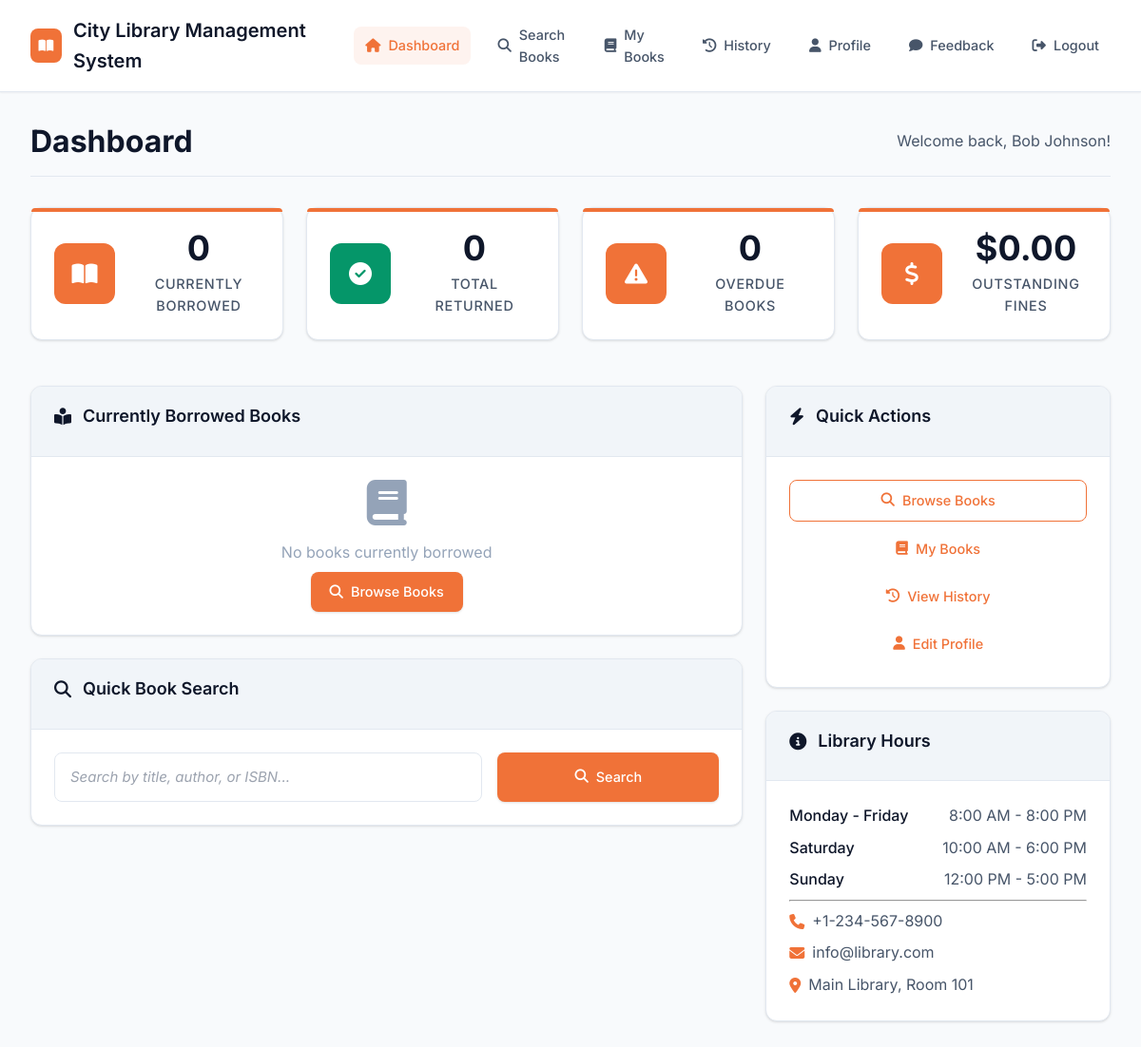
The app's page /student/dashboard.php (signed in) with its own data.
### tables this page shows
CREATE TABLE system_settings (
    setting_id INT PRIMARY KEY AUTO_INCREMENT,
    setting_key VARCHAR(100) UNIQUE NOT NULL,
    setting_value TEXT NOT NULL,
    description TEXT,
    created_at TIMESTAMP DEFAULT CURRENT_TIMESTAMP,
    updated_at TIMESTAMP DEFAULT CURRENT_TIMESTAMP ON UPDATE CURRENT_TIMESTAMP
);

CREATE TABLE users (
    user_id INT PRIMARY KEY AUTO_INCREMENT,
    name VARCHAR(100) NOT NULL,
    email VARCHAR(100) UNIQUE NOT NULL,
    password VARCHAR(255) NOT NULL,
    role VARCHAR(50) NOT NULL DEFAULT 'student',
    phone VARCHAR(20),
    address TEXT,
    registration_date DATE,
    status VARCHAR(20) DEFAULT 'active',
    created_at TIMESTAMP DEFAULT CURRENT_TIMESTAMP,
    updated_at TIMESTAMP DEFAULT CURRENT_TIMESTAMP ON UPDATE CURRENT_TIMESTAMP
);

### includes/functions.php (called while the page is built, shortened)
<?php
function getSetting($key, $default = '') {
    try {
        $pdo = getDB();
        $stmt = $pdo->prepare("SELECT setting_value FROM system_settings WHERE setting_key = ?");
        $stmt->execute([$key]);
        $result = $stmt->fetch(PDO::FETCH_ASSOC);
        return $result ? $result['setting_value'] : $default;
    } catch (Exception $e) {
        error_log("getSetting error for key '$key': " . $e->getMessage());
        return $default;
    }
}
function getUserIssuedBooks($userId, $status = 'issued') {
    try {
        $db = getDB();
        $sql = "SELECT ib.*, b.title, b.author, b.isbn
                FROM issued_books ib
                JOIN books b ON ib.book_id = b.book_id
                WHERE ib.user_id = :user_id AND ib.status = :status
                ORDER BY ib.issue_date DESC";
        $stmt = $db->prepare($sql);
        $stmt->bindParam(':user_id', $userId);
        $stmt->bindParam(':status', $status);
        $stmt->execute();
        return $stmt->fetchAll();
    } catch (Exception $e) {
        error_log("Get user issued books error: " . $e->getMessage());
        return [];
    }
}
?>

### includes/auth.php (called while the page is built, shortened)
<?php
function getCurrentUser() {
    try {
        $db = getDB();
        $stmt = $db->prepare("SELECT * FROM users WHERE user_id = ?");
        $stmt->execute([$_SESSION['user_id']]);
        $user = $stmt->fetch();
        if ($user) {
            $user['id'] = $user['user_id'];
            return $user;
        }
    } catch (Exception $e) {
        error_log("Get current user error: " . $e->getMessage());
    }
    return [
        'user_id' => $_SESSION['user_id'],
        'id' => $_SESSION['user_id'],
        'name' => $_SESSION['user_name'],
        'email' => $_SESSION['user_email'],
        'role' => $_SESSION['user_role']
    ];
}
?>

### student/dashboard.php (the view, shortened to what this page needs)
<?php
require_once '../includes/auth.php';
require_once '../includes/functions.php';
$currentUser = getCurrentUser();
$userId = $currentUser['id'];
$issuedBooks = getUserIssuedBooks($userId, 'issued');
$returnedBooks = getUserIssuedBooks($userId, 'returned');
$stats = [
    'books_issued' => count($issuedBooks),
    'books_returned' => count($returnedBooks),
    'overdue_books' => 0,
    'total_fine' => 0
];
?>
<!DOCTYPE html>
<html lang="en">
<head>
    <link rel="stylesheet" href="../assets/css/style.css">
    <link rel="stylesheet" href="https://cdnjs.cloudflare.com/ajax/libs/font-awesome/6.4.0/css/all.min.css">
</head>
<body>
    <div class="dashboard-container">
        <nav class="navbar">
            <div class="navbar-content">
                <a href="dashboard.php" class="navbar-brand">
                    <div class="logo">
                        <i class="fas fa-book-open"></i>
                    </div>
                    <?php echo htmlspecialchars(getSetting('library_name', 'Library MS')); ?>
                </a>
                <ul class="navbar-nav">
                    <li><a href="dashboard.php" class="nav-link active"><i class="fas fa-home"></i> Dashboard</a></li>
                    <li><a href="search-books.php" class="nav-link"><i class="fas fa-search"></i> Search Books</a></li>
                    <li><a href="my-books.php" class="nav-link"><i class="fas fa-book"></i> My Books</a></li>
                    <li><a href="history.php" class="nav-link"><i class="fas fa-history"></i> History</a></li>
                    <li><a href="profile.php" class="nav-link"><i class="fas fa-user"></i> Profile</a></li>
                    <li><a href="feedback.php" class="nav-link"><i class="fas fa-comment"></i> Feedback</a></li>
                    <li><a href="../includes/logout.php" class="nav-link"><i class="fas fa-sign-out-alt"></i> Logout</a></li>
                </ul>
            </div>
        </nav>
        <main class="main-content">
            <div class="page-header">
                <h1 class="page-title">Dashboard</h1>
                <p class="page-subtitle">Welcome back, <?php echo htmlspecialchars($currentUser['name']); ?>!</p>
            </div>
            <div class="row mb-4">
                <div class="col-md-3">
                    <div class="stats-card primary">
                        <div class="stats-icon">
                            <i class="fas fa-book-open"></i>
                        </div>
                        <div class="stats-content">
                            <div class="stats-number"><?php echo $stats['books_issued']; ?></div>
                            <div class="stats-label">Currently Borrowed</div>
                        </div>
                    </div>
                </div>
                <div class="col-md-3">
                    <div class="stats-card success">
                        <div class="stats-icon">
                            <i class="fas fa-check-circle"></i>
                        </div>
                        <div class="stats-content">
                            <div class="stats-number"><?php echo $stats['books_returned']; ?></div>
                            <div class="stats-label">Total Returned</div>
                        </div>
                    </div>
                </div>
                <div class="col-md-3">
                    <div class="stats-card <?php echo $stats['overdue_books'] > 0 ? 'danger' : 'info'; ?>">
                        <div class="stats-icon">
                            <i class="fas fa-exclamation-triangle"></i>
                        </div>
                        <div class="stats-content">
                            <div class="stats-number"><?php echo $stats['overdue_books']; ?></div>
                            <div class="stats-label">Overdue Books</div>
                        </div>
                    </div>
                </div>
                <div class="col-md-3">
                    <div class="stats-card <?php echo $stats['total_fine'] > 0 ? 'warning' : 'info'; ?>">
                        <div class="stats-icon">
                            <i class="fas fa-dollar-sign"></i>
                        </div>
                        <div class="stats-content">
                            <div class="stats-number">$<?php echo number_format($stats['total_fine'], 2); ?></div>
                            <div class="stats-label">Outstanding Fines</div>
                        </div>
                    </div>
                </div>
            </div>
            <div class="row">
                <div class="col-md-8">
                    <div class="card mb-4">
                        <div class="card-header">
                            <h3 class="card-title">
                                <i class="fas fa-book-reader"></i> Currently Borrowed Books
                            </h3>
                        </div>
                        <div class="card-body">
                            <?php if (empty($issuedBooks)): ?>
                                <div class="text-center py-4">
                                    <i class="fas fa-book fa-3x text-muted mb-3"></i>
                                    <p class="text-muted mb-2">No books currently borrowed</p>
                                    <a href="search-books.php" class="btn btn-primary">
                                        <i class="fas fa-search"></i> Browse Books
                                    </a>
                                </div>
                            <?php endif; ?>
                        </div>
                    </div>
                    <div class="card">
                        <div class="card-header">
                            <h3 class="card-title">
                                <i class="fas fa-search"></i> Quick Book Search
                            </h3>
                        </div>
                        <div class="card-body">
                            <form action="search-books.php" method="GET" class="search-form">
                                <div class="col-md-8">
                                    <input
                                        type="text"
                                        name="search"
                                        class="form-control"
                                        placeholder="Search by title, author, or ISBN..."
                                    >
                                </div>
                                <div class="col-md-4">
                                    <button type="submit" class="btn btn-primary">
                                        <i class="fas fa-search"></i> Search
                                    </button>
                                </div>
                            </form>
                        </div>
                    </div>
                </div>
                <div class="col-md-4">
                    <div class="card mb-4">
                        <div class="card-header">
                            <h4 class="card-title">
                                <i class="fas fa-bolt"></i> Quick Actions
                            </h4>
                        </div>
                        <div class="card-body">
                            <div class="d-grid gap-2">
                                <a href="search-books.php" class="btn btn-outline-primary">
                                    <i class="fas fa-search"></i> Browse Books
                                </a>
                                <a href="my-books.php" class="btn btn-outline-success">
                                    <i class="fas fa-book"></i> My Books
                                </a>
                                <a href="history.php" class="btn btn-outline-info">
                                    <i class="fas fa-history"></i> View History
                                </a>
                                <a href="profile.php" class="btn btn-outline-secondary">
                                    <i class="fas fa-user"></i> Edit Profile
                                </a>
                            </div>
                        </div>
                    </div>
                    <div class="card">
                        <div class="card-header">
                            <h4 class="card-title">
                                <i class="fas fa-info-circle"></i> Library Hours
                            </h4>
                        </div>
                        <div class="card-body">
                            <div class="library-hours">
                                <div class="hours-item">
                                    <span class="day">Monday - Friday</span>
                                    <span class="time">8:00 AM - 8:00 PM</span>
                                </div>
                                <div class="hours-item">
                                    <span class="day">Saturday</span>
                                    <span class="time">10:00 AM - 6:00 PM</span>
                                </div>
                                <div class="hours-item">
                                    <span class="day">Sunday</span>
                                    <span class="time">12:00 PM - 5:00 PM</span>
                                </div>
                            </div>
                            <hr>
                            <div class="contact-info mt-2">
                                <p class="mb-2"><i class="fas fa-phone text-primary"></i> <?php echo htmlspecialchars(getSetting('library_phone', '(555) 123-4567')); ?></p>
                                <p class="mb-2"><i class="fas fa-envelope text-primary"></i> <?php echo htmlspecialchars(getSetting('library_email', 'library@university.edu')); ?></p>
                                <p class="mb-0"><i class="fas fa-map-marker-alt text-primary"></i> <?php echo htmlspecialchars(getSetting('library_address', 'Main Library, Room 101')); ?></p>
                            </div>
                        </div>
                    </div>
                </div>
            </div>
        </main>
    </div>
</body>
</html>

### student/dashboard.php (style rules this page uses)
.hours-item { display: flex; justify-content: space-between; margin-bottom: 0.5rem; }
.day { font-weight: 500; }
.time { color: var(--text-secondary); }
.contact-info p { display: flex; align-items: center; gap: 0.5rem; }

### records on screen
system_settings: setting_value "City Library Management System"
users: name "Bob Johnson"
system_settings: setting_value "+1-234-567-8900"
system_settings: setting_value "info@library.com"

### other values on screen
$stats['books_issued'] "0"
$stats['books_returned'] "0"
$stats['overdue_books'] "0"
$stats['total_fine'] "0.00"
getSetting('library_address', 'Main Library, Room 101') "Main Library, Room 101"
